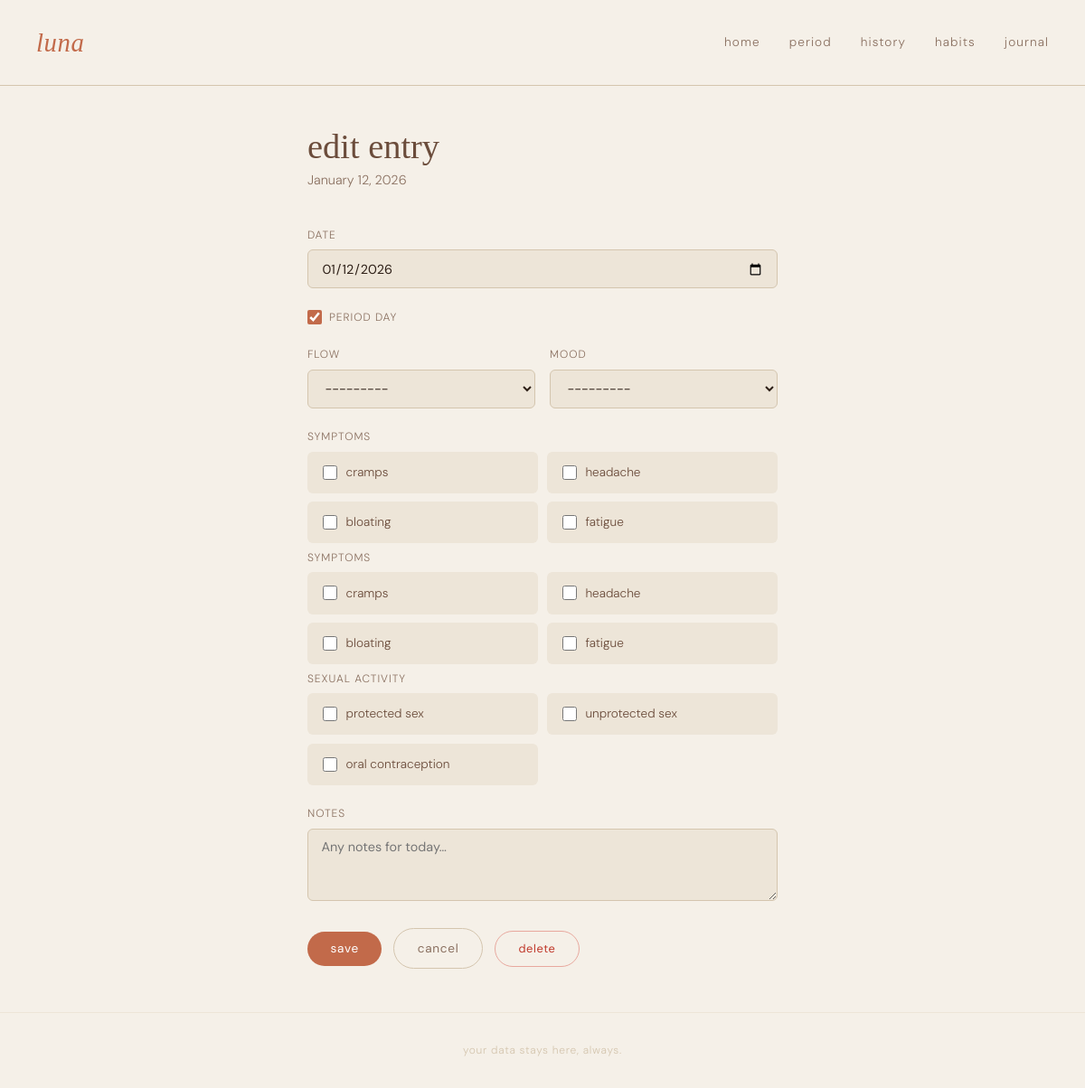
Page /log/2026-01-12/ on the committed database.
### tracker/models.py (models this page shows, shortened)
class CycleEntry(models.Model):
    FLOW_CHOICES = [
        ('spotting', 'Spotting'),
        ('light', 'Light'),
        ('medium', 'Medium'),
        ('heavy', 'Heavy'),
    ]
    MOOD_CHOICES = [
        ('calm', 'Calm'),
        ('anxious', 'Anxious'),
        ('irritable', 'Irritable'),
        ('happy', 'Happy'),
        ('sad', 'Sad'),
        ('fatigued', 'Fatigued'),
        ('energized', 'Energized'),
    ]
    date = models.DateField(unique=True)
    is_period_day = models.BooleanField(default=True)
    flow = models.CharField(max_length=20, choices=FLOW_CHOICES, blank=True, null=True)
    mood = models.CharField(max_length=20, choices=MOOD_CHOICES, blank=True, null=True)
    cramps = models.BooleanField(default=False)
    headache = models.BooleanField(default=False)
    bloating = models.BooleanField(default=False)
    fatigue = models.BooleanField(default=False)
    protected_sex = models.BooleanField(default=False)
    unprotected_sex = models.BooleanField(default=False)
    oral_contraception = models.BooleanField(default=False)
    notes = models.TextField(blank=True, default='')
    created_at = models.DateTimeField(auto_now_add=True)
    updated_at = models.DateTimeField(auto_now=True)
    class Meta:
        ordering = ['-date']

### tracker/views.py (the view)
# urls.py: path('log/', views.log_entry, name='log_entry'),
def log_entry(request, entry_date=None):
    initial = {}
    instance = None
    if entry_date:
        try:
            from datetime import datetime
            d = datetime.strptime(entry_date, '%Y-%m-%d').date()
        except ValueError:
            return redirect('dashboard')
        try:
            instance = CycleEntry.objects.get(date=d)
        except CycleEntry.DoesNotExist:
            initial['date'] = d
    else:
        initial['date'] = date.today()
    if request.method == 'POST':
        form = CycleEntryForm(request.POST, instance=instance)
        if form.is_valid():
            form.save()
            messages.success(request, 'Entry saved.')
            return redirect('dashboard')
    else:
        form = CycleEntryForm(instance=instance, initial=initial)
    return render(request, 'tracker/log_entry.html', {'form': form, 'instance': instance})

### tracker/templates/tracker/log_entry.html (shortened to what this page needs)
{% extends 'tracker/base.html' %}
{% block content %}
<div class="form-page">
  <div class="form-header">
    <h1 class="form-title">
      {% if instance %}edit entry{% else %}log a day{% endif %}
    </h1>
    <p class="form-subtitle">
      {% if instance %}{{ instance.date|date:"F j, Y" }}{% else %}how are you feeling?{% endif %}
    </p>
  </div>
  <form method="post" class="entry-form">
    <div class="form-group">
      <label class="form-label" for="{{ form.date.id_for_label }}">date</label>
      {{ form.date }}
    </div>
    <div class="form-group form-group--inline">
      <label class="form-label form-label--check">
        {{ form.is_period_day }}
        <span>period day</span>
      </label>
    </div>
    <div class="form-row">
      <div class="form-group">
        <label class="form-label" for="{{ form.flow.id_for_label }}">flow</label>
        {{ form.flow }}
      </div>
      <div class="form-group">
        <label class="form-label" for="{{ form.mood.id_for_label }}">mood</label>
        {{ form.mood }}
      </div>
    </div>
    <div class="form-group">
      <label class="form-label">symptoms</label>
      <div class="symptom-grid">
        <label class="symptom-check">
          {{ form.cramps }}
          <span class="symptom-label">cramps</span>
        </label>
        <label class="symptom-check">
          {{ form.headache }}
          <span class="symptom-label">headache</span>
        </label>
        <label class="symptom-check">
          {{ form.bloating }}
          <span class="symptom-label">bloating</span>
        </label>
        <label class="symptom-check">
          {{ form.fatigue }}
          <span class="symptom-label">fatigue</span>
        </label>
      </div>
      <div class="form-group">
  <label class="form-label">symptoms</label>
  <div class="symptom-grid">
    <label class="symptom-check">
      {{ form.cramps }}
      <span class="symptom-label">cramps</span>
    </label>
    <label class="symptom-check">
      {{ form.headache }}
      <span class="symptom-label">headache</span>
    </label>
    <label class="symptom-check">
      {{ form.bloating }}
      <span class="symptom-label">bloating</span>
    </label>
    <label class="symptom-check">
      {{ form.fatigue }}
      <span class="symptom-label">fatigue</span>
    </label>
  </div>
</div>
<div class="form-group">
  <label class="form-label">sexual activity</label>
  <div class="symptom-grid">
    <label class="symptom-check">
      {{ form.protected_sex }}
      <span class="symptom-label">protected sex</span>
    </label>
    <label class="symptom-check">
      {{ form.unprotected_sex }}
      <span class="symptom-label">unprotected sex</span>
    </label>
    <label class="symptom-check">
      {{ form.oral_contraception }}
      <span class="symptom-label">oral contraception</span>
    </label>
  </div>
</div>
    </div>
    <div class="form-group">
      <label class="form-label" for="{{ form.notes.id_for_label }}">notes</label>
      {{ form.notes }}
    </div>
    <div class="form-actions">
      <button type="submit" class="btn btn--primary">save</button>
      <a href="{% url 'dashboard' %}" class="btn btn--ghost">cancel</a>
      {% if instance %}
        <button
          type="button"
          class="btn btn--danger"
          onclick="if(confirm('Remove this entry?')) document.getElementById('delete-form').submit()">
          delete
        </button>
      {% endif %}
    </div>
  </form>
</div>
{% endblock %}

### tracker/static/tracker/css/style.css (style rules this page uses)
:root { --cream: #f5f0e8; --parchment: #ede5d8; --sand: #d4c5ae; --terra: #c26a4a; --terra-dk: #a3563b; --terra-lt: #e8957a; --bark: #6b4c3b; --ink: #2d1f17; --muted: #8a7060; --font-display: 'Cormorant Garamond', Georgia, serif; --font-body: 'DM Sans', system-ui, sans-serif; --radius: 10px; --radius-sm: 6px; --shadow: 0 2px 12px rgba(45,31,23,.08); --shadow-md: 0 4px 24px rgba(45,31,23,.12); }
*, *::before, *::after { box-sizing: border-box; margin: 0; padding: 0; }
html { font-size: 16px; }
body { background: var(--cream); color: var(--ink); font-family: var(--font-body); font-weight: 300; line-height: 1.6; min-height: 100vh; display: flex; flex-direction: column; }
a { color: inherit; text-decoration: none; }
.btn { display: inline-block; padding: .65rem 1.6rem; border-radius: 100px; font-family: var(--font-body); font-size: .85rem; letter-spacing: .05em; cursor: pointer; border: none; transition: all .2s; font-weight: 400; }
.btn--primary { background: var(--terra); color: #fff; }
.btn--ghost { background: transparent; color: var(--muted); border: 1px solid var(--sand); }
.btn--danger { background: transparent; color: #c0392b; border: 1px solid #e8a89e; font-size: .8rem; }
.form-page { max-width: 520px; margin: 0 auto; }
.form-header { margin-bottom: 2.5rem; }
.form-title { font-family: var(--font-display); font-size: 2.4rem; font-weight: 400; color: var(--bark); line-height: 1; }
.form-subtitle { color: var(--muted); font-size: .9rem; margin-top: .4rem; }
.entry-form { display: flex; flex-direction: column; gap: 1.4rem; }
.form-row { display: grid; grid-template-columns: 1fr 1fr; gap: 1rem; }
.form-group { display: flex; flex-direction: column; gap: .4rem; }
.form-group--inline { flex-direction: row; align-items: center; }
.form-label { font-size: .75rem; letter-spacing: .08em; text-transform: uppercase; color: var(--muted); }
.form-label--check { display: flex; align-items: center; gap: .5rem; cursor: pointer; }
.field-input { background: var(--parchment); border: 1.5px solid var(--sand); border-radius: var(--radius-sm); padding: .65rem .9rem; font-family: var(--font-body); font-size: .9rem; color: var(--ink); outline: none; transition: border-color .2s; width: 100%; }
select.field-input { cursor: pointer; }
textarea.field-input { resize: vertical; min-height: 80px; }
.field-check { accent-color: var(--terra); width: 16px; height: 16px; cursor: pointer; }
.symptom-grid { display: grid; grid-template-columns: repeat(2, 1fr); gap: .6rem; }
.symptom-check { display: flex; align-items: center; gap: .6rem; padding: .7rem 1rem; background: var(--parchment); border-radius: var(--radius-sm); cursor: pointer; border: 1.5px solid transparent; transition: border-color .15s; }
.symptom-check input { accent-color: var(--terra); }
.symptom-label { font-size: .85rem; color: var(--bark); }
.form-actions { display: flex; align-items: center; gap: .8rem; flex-wrap: wrap; padding-top: .5rem; }

### rows in the picture
CycleEntry: date "January 12, 2026", date "01/12/2026", is_period_day "☑", flow "---------", mood "---------"
